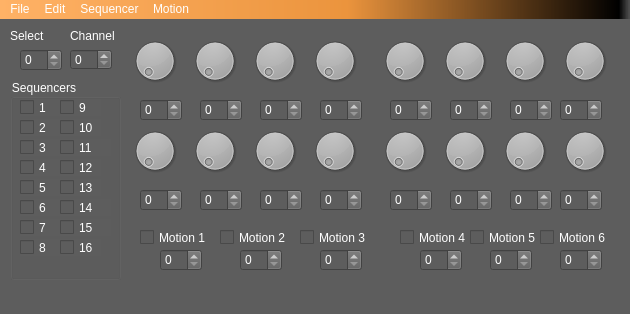
<?xml version="1.0" encoding="UTF-8"?>
<ui version="4.0">
 <class>MainWindow</class>
 <widget class="QMainWindow" name="MainWindow">
  <property name="geometry">
   <rect>
    <x>0</x>
    <y>0</y>
    <width>630</width>
    <height>314</height>
   </rect>
  </property>
  <property name="windowTitle">
   <string>MainWindow</string>
  </property>
  <property name="styleSheet">
   <string notr="true">background-color: rgb(93, 93, 93);
color: rgb(255, 255, 255);</string>
  </property>
  <widget class="QWidget" name="centralwidget">
   <widget class="QSpinBox" name="sbChannel">
    <property name="geometry">
     <rect>
      <x>70</x>
      <y>30</y>
      <width>42</width>
      <height>21</height>
     </rect>
    </property>
   </widget>
   <widget class="QLabel" name="label">
    <property name="geometry">
     <rect>
      <x>70</x>
      <y>10</y>
      <width>46</width>
      <height>13</height>
     </rect>
    </property>
    <property name="text">
     <string>Channel</string>
    </property>
   </widget>
   <widget class="QDial" name="dMotion1">
    <property name="geometry">
     <rect>
      <x>130</x>
      <y>10</y>
      <width>50</width>
      <height>64</height>
     </rect>
    </property>
   </widget>
   <widget class="QDial" name="dMotion2">
    <property name="geometry">
     <rect>
      <x>190</x>
      <y>10</y>
      <width>50</width>
      <height>64</height>
     </rect>
    </property>
   </widget>
   <widget class="QDial" name="dMotion3">
    <property name="geometry">
     <rect>
      <x>250</x>
      <y>10</y>
      <width>50</width>
      <height>64</height>
     </rect>
    </property>
   </widget>
   <widget class="QDial" name="dMotion4">
    <property name="geometry">
     <rect>
      <x>310</x>
      <y>10</y>
      <width>50</width>
      <height>64</height>
     </rect>
    </property>
   </widget>
   <widget class="QDial" name="dMotion5">
    <property name="geometry">
     <rect>
      <x>380</x>
      <y>10</y>
      <width>50</width>
      <height>64</height>
     </rect>
    </property>
   </widget>
   <widget class="QDial" name="dMotion6">
    <property name="geometry">
     <rect>
      <x>440</x>
      <y>10</y>
      <width>50</width>
      <height>64</height>
     </rect>
    </property>
   </widget>
   <widget class="QDial" name="dMotion7">
    <property name="geometry">
     <rect>
      <x>500</x>
      <y>10</y>
      <width>50</width>
      <height>64</height>
     </rect>
    </property>
   </widget>
   <widget class="QDial" name="dMotion8">
    <property name="geometry">
     <rect>
      <x>560</x>
      <y>10</y>
      <width>50</width>
      <height>64</height>
     </rect>
    </property>
   </widget>
   <widget class="QDial" name="dMotion14">
    <property name="geometry">
     <rect>
      <x>440</x>
      <y>100</y>
      <width>50</width>
      <height>64</height>
     </rect>
    </property>
   </widget>
   <widget class="QDial" name="dMotion9">
    <property name="geometry">
     <rect>
      <x>130</x>
      <y>100</y>
      <width>50</width>
      <height>64</height>
     </rect>
    </property>
   </widget>
   <widget class="QDial" name="dMotion13">
    <property name="geometry">
     <rect>
      <x>380</x>
      <y>100</y>
      <width>50</width>
      <height>64</height>
     </rect>
    </property>
   </widget>
   <widget class="QDial" name="dMotion15">
    <property name="geometry">
     <rect>
      <x>500</x>
      <y>100</y>
      <width>50</width>
      <height>64</height>
     </rect>
    </property>
   </widget>
   <widget class="QDial" name="dMotion16">
    <property name="geometry">
     <rect>
      <x>560</x>
      <y>100</y>
      <width>50</width>
      <height>64</height>
     </rect>
    </property>
   </widget>
   <widget class="QDial" name="dMotion10">
    <property name="geometry">
     <rect>
      <x>190</x>
      <y>100</y>
      <width>50</width>
      <height>64</height>
     </rect>
    </property>
   </widget>
   <widget class="QDial" name="dMotion11">
    <property name="geometry">
     <rect>
      <x>250</x>
      <y>100</y>
      <width>50</width>
      <height>64</height>
     </rect>
    </property>
   </widget>
   <widget class="QDial" name="dMotion12">
    <property name="geometry">
     <rect>
      <x>310</x>
      <y>100</y>
      <width>50</width>
      <height>64</height>
     </rect>
    </property>
   </widget>
   <widget class="QSpinBox" name="sbCC1">
    <property name="geometry">
     <rect>
      <x>140</x>
      <y>80</y>
      <width>42</width>
      <height>22</height>
     </rect>
    </property>
   </widget>
   <widget class="QSpinBox" name="sbCC2">
    <property name="geometry">
     <rect>
      <x>200</x>
      <y>80</y>
      <width>42</width>
      <height>22</height>
     </rect>
    </property>
   </widget>
   <widget class="QSpinBox" name="sbCC3">
    <property name="geometry">
     <rect>
      <x>260</x>
      <y>80</y>
      <width>42</width>
      <height>22</height>
     </rect>
    </property>
   </widget>
   <widget class="QSpinBox" name="sbCC4">
    <property name="geometry">
     <rect>
      <x>320</x>
      <y>80</y>
      <width>42</width>
      <height>22</height>
     </rect>
    </property>
   </widget>
   <widget class="QSpinBox" name="sbCC5">
    <property name="geometry">
     <rect>
      <x>390</x>
      <y>80</y>
      <width>42</width>
      <height>22</height>
     </rect>
    </property>
   </widget>
   <widget class="QSpinBox" name="sbCC6">
    <property name="geometry">
     <rect>
      <x>450</x>
      <y>80</y>
      <width>42</width>
      <height>22</height>
     </rect>
    </property>
   </widget>
   <widget class="QSpinBox" name="sbCC7">
    <property name="geometry">
     <rect>
      <x>510</x>
      <y>80</y>
      <width>42</width>
      <height>22</height>
     </rect>
    </property>
   </widget>
   <widget class="QSpinBox" name="sbCC8">
    <property name="geometry">
     <rect>
      <x>560</x>
      <y>80</y>
      <width>42</width>
      <height>22</height>
     </rect>
    </property>
   </widget>
   <widget class="QSpinBox" name="snCC14">
    <property name="geometry">
     <rect>
      <x>450</x>
      <y>170</y>
      <width>42</width>
      <height>22</height>
     </rect>
    </property>
   </widget>
   <widget class="QSpinBox" name="sbCC12">
    <property name="geometry">
     <rect>
      <x>320</x>
      <y>170</y>
      <width>42</width>
      <height>22</height>
     </rect>
    </property>
   </widget>
   <widget class="QSpinBox" name="sbCC13">
    <property name="geometry">
     <rect>
      <x>390</x>
      <y>170</y>
      <width>42</width>
      <height>22</height>
     </rect>
    </property>
   </widget>
   <widget class="QSpinBox" name="sbCC9">
    <property name="geometry">
     <rect>
      <x>140</x>
      <y>170</y>
      <width>42</width>
      <height>22</height>
     </rect>
    </property>
   </widget>
   <widget class="QSpinBox" name="sbCC11">
    <property name="geometry">
     <rect>
      <x>260</x>
      <y>170</y>
      <width>42</width>
      <height>22</height>
     </rect>
    </property>
   </widget>
   <widget class="QSpinBox" name="sbCC16">
    <property name="geometry">
     <rect>
      <x>560</x>
      <y>170</y>
      <width>42</width>
      <height>22</height>
     </rect>
    </property>
   </widget>
   <widget class="QSpinBox" name="sbCC10">
    <property name="geometry">
     <rect>
      <x>200</x>
      <y>170</y>
      <width>42</width>
      <height>22</height>
     </rect>
    </property>
   </widget>
   <widget class="QSpinBox" name="sbCC15">
    <property name="geometry">
     <rect>
      <x>510</x>
      <y>170</y>
      <width>42</width>
      <height>22</height>
     </rect>
    </property>
   </widget>
   <widget class="QSpinBox" name="sbSelect">
    <property name="geometry">
     <rect>
      <x>20</x>
      <y>30</y>
      <width>42</width>
      <height>22</height>
     </rect>
    </property>
   </widget>
   <widget class="QLabel" name="label_2">
    <property name="geometry">
     <rect>
      <x>10</x>
      <y>10</y>
      <width>46</width>
      <height>13</height>
     </rect>
    </property>
    <property name="text">
     <string>Select</string>
    </property>
   </widget>
   <widget class="QGroupBox" name="groupBox">
    <property name="geometry">
     <rect>
      <x>10</x>
      <y>60</y>
      <width>111</width>
      <height>201</height>
     </rect>
    </property>
    <property name="title">
     <string>Sequencers</string>
    </property>
    <widget class="QCheckBox" name="chkSeq1">
     <property name="geometry">
      <rect>
       <x>10</x>
       <y>20</y>
       <width>70</width>
       <height>17</height>
      </rect>
     </property>
     <property name="text">
      <string>1</string>
     </property>
    </widget>
    <widget class="QCheckBox" name="chkSeq2">
     <property name="geometry">
      <rect>
       <x>10</x>
       <y>40</y>
       <width>70</width>
       <height>17</height>
      </rect>
     </property>
     <property name="text">
      <string>2</string>
     </property>
    </widget>
    <widget class="QCheckBox" name="chkSeq3">
     <property name="geometry">
      <rect>
       <x>10</x>
       <y>60</y>
       <width>70</width>
       <height>17</height>
      </rect>
     </property>
     <property name="text">
      <string>3</string>
     </property>
    </widget>
    <widget class="QCheckBox" name="chkSeq4">
     <property name="geometry">
      <rect>
       <x>10</x>
       <y>80</y>
       <width>70</width>
       <height>17</height>
      </rect>
     </property>
     <property name="text">
      <string>4</string>
     </property>
    </widget>
    <widget class="QCheckBox" name="chkSeq5">
     <property name="geometry">
      <rect>
       <x>10</x>
       <y>100</y>
       <width>70</width>
       <height>17</height>
      </rect>
     </property>
     <property name="text">
      <string>5</string>
     </property>
    </widget>
    <widget class="QCheckBox" name="chkSeq6">
     <property name="geometry">
      <rect>
       <x>10</x>
       <y>120</y>
       <width>70</width>
       <height>17</height>
      </rect>
     </property>
     <property name="text">
      <string>6</string>
     </property>
    </widget>
    <widget class="QCheckBox" name="chkSeq7">
     <property name="geometry">
      <rect>
       <x>10</x>
       <y>140</y>
       <width>70</width>
       <height>17</height>
      </rect>
     </property>
     <property name="text">
      <string>7</string>
     </property>
    </widget>
    <widget class="QCheckBox" name="chkSeq8">
     <property name="geometry">
      <rect>
       <x>10</x>
       <y>160</y>
       <width>70</width>
       <height>17</height>
      </rect>
     </property>
     <property name="text">
      <string>8</string>
     </property>
    </widget>
    <widget class="QCheckBox" name="chkSeq9">
     <property name="geometry">
      <rect>
       <x>50</x>
       <y>20</y>
       <width>41</width>
       <height>17</height>
      </rect>
     </property>
     <property name="text">
      <string>9</string>
     </property>
    </widget>
    <widget class="QCheckBox" name="chkSeq10">
     <property name="geometry">
      <rect>
       <x>50</x>
       <y>40</y>
       <width>41</width>
       <height>17</height>
      </rect>
     </property>
     <property name="text">
      <string>10</string>
     </property>
    </widget>
    <widget class="QCheckBox" name="chkSeq11">
     <property name="geometry">
      <rect>
       <x>50</x>
       <y>60</y>
       <width>51</width>
       <height>17</height>
      </rect>
     </property>
     <property name="text">
      <string>11</string>
     </property>
    </widget>
    <widget class="QCheckBox" name="chkSeq12">
     <property name="geometry">
      <rect>
       <x>50</x>
       <y>80</y>
       <width>41</width>
       <height>17</height>
      </rect>
     </property>
     <property name="text">
      <string>12</string>
     </property>
    </widget>
    <widget class="QCheckBox" name="chkSeq13">
     <property name="geometry">
      <rect>
       <x>50</x>
       <y>100</y>
       <width>41</width>
       <height>17</height>
      </rect>
     </property>
     <property name="text">
      <string>13</string>
     </property>
    </widget>
    <widget class="QCheckBox" name="chkSeq14">
     <property name="geometry">
      <rect>
       <x>50</x>
       <y>120</y>
       <width>51</width>
       <height>17</height>
      </rect>
     </property>
     <property name="text">
      <string>14</string>
     </property>
    </widget>
    <widget class="QCheckBox" name="chkSeq15">
     <property name="geometry">
      <rect>
       <x>50</x>
       <y>140</y>
       <width>51</width>
       <height>17</height>
      </rect>
     </property>
     <property name="text">
      <string>15</string>
     </property>
    </widget>
    <widget class="QCheckBox" name="chkSeq16">
     <property name="geometry">
      <rect>
       <x>50</x>
       <y>160</y>
       <width>41</width>
       <height>17</height>
      </rect>
     </property>
     <property name="text">
      <string>16</string>
     </property>
    </widget>
   </widget>
   <widget class="QCheckBox" name="chkMotion1">
    <property name="geometry">
     <rect>
      <x>140</x>
      <y>210</y>
      <width>70</width>
      <height>17</height>
     </rect>
    </property>
    <property name="text">
     <string>Motion 1</string>
    </property>
   </widget>
   <widget class="QSpinBox" name="sbCC17">
    <property name="geometry">
     <rect>
      <x>160</x>
      <y>230</y>
      <width>42</width>
      <height>22</height>
     </rect>
    </property>
   </widget>
   <widget class="QSpinBox" name="sbCC18">
    <property name="geometry">
     <rect>
      <x>240</x>
      <y>230</y>
      <width>42</width>
      <height>22</height>
     </rect>
    </property>
   </widget>
   <widget class="QCheckBox" name="chkMotion2">
    <property name="geometry">
     <rect>
      <x>220</x>
      <y>210</y>
      <width>70</width>
      <height>17</height>
     </rect>
    </property>
    <property name="text">
     <string>Motion 2</string>
    </property>
   </widget>
   <widget class="QSpinBox" name="sbCC19">
    <property name="geometry">
     <rect>
      <x>320</x>
      <y>230</y>
      <width>42</width>
      <height>22</height>
     </rect>
    </property>
   </widget>
   <widget class="QCheckBox" name="chkMotion3">
    <property name="geometry">
     <rect>
      <x>300</x>
      <y>210</y>
      <width>70</width>
      <height>17</height>
     </rect>
    </property>
    <property name="text">
     <string>Motion 3</string>
    </property>
   </widget>
   <widget class="QSpinBox" name="sbCC20">
    <property name="geometry">
     <rect>
      <x>420</x>
      <y>230</y>
      <width>42</width>
      <height>22</height>
     </rect>
    </property>
   </widget>
   <widget class="QCheckBox" name="chkMotion4">
    <property name="geometry">
     <rect>
      <x>400</x>
      <y>210</y>
      <width>70</width>
      <height>17</height>
     </rect>
    </property>
    <property name="text">
     <string>Motion 4</string>
    </property>
   </widget>
   <widget class="QSpinBox" name="snCC21">
    <property name="geometry">
     <rect>
      <x>490</x>
      <y>230</y>
      <width>42</width>
      <height>22</height>
     </rect>
    </property>
   </widget>
   <widget class="QCheckBox" name="chkMotion5">
    <property name="geometry">
     <rect>
      <x>470</x>
      <y>210</y>
      <width>70</width>
      <height>17</height>
     </rect>
    </property>
    <property name="text">
     <string>Motion 5</string>
    </property>
   </widget>
   <widget class="QSpinBox" name="sbCC22">
    <property name="geometry">
     <rect>
      <x>560</x>
      <y>230</y>
      <width>42</width>
      <height>22</height>
     </rect>
    </property>
   </widget>
   <widget class="QCheckBox" name="chkMotion6">
    <property name="geometry">
     <rect>
      <x>540</x>
      <y>210</y>
      <width>70</width>
      <height>17</height>
     </rect>
    </property>
    <property name="text">
     <string>Motion 6</string>
    </property>
   </widget>
  </widget>
  <widget class="QMenuBar" name="menubar">
   <property name="geometry">
    <rect>
     <x>0</x>
     <y>0</y>
     <width>630</width>
     <height>21</height>
    </rect>
   </property>
   <property name="layoutDirection">
    <enum>Qt::LeftToRight</enum>
   </property>
   <property name="autoFillBackground">
    <bool>false</bool>
   </property>
   <property name="styleSheet">
    <string notr="true">background-color: qlineargradient(spread:pad, x1:0, y1:0, x2:1, y2:0, stop:0 rgba(255, 178, 102, 255), stop:0.55 rgba(235, 148, 61, 255), stop:0.98 rgba(0, 0, 0, 255), stop:1 rgba(0, 0, 0, 0));
selection-background-color: rgb(0, 0, 0);</string>
   </property>
   <widget class="QMenu" name="menuFile">
    <property name="styleSheet">
     <string notr="true">background-color: qlineargradient(spread:pad, x1:0, y1:0, x2:1, y2:0, stop:0 rgba(255, 178, 102, 255), stop:0.55 rgba(235, 148, 61, 255), stop:0.98 rgba(0, 0, 0, 255), stop:1 rgba(0, 0, 0, 0));</string>
    </property>
    <property name="title">
     <string>File</string>
    </property>
    <addaction name="actionSave"/>
   </widget>
   <widget class="QMenu" name="menuSequencer">
    <property name="title">
     <string>Sequencer</string>
    </property>
    <addaction name="actionErase"/>
    <addaction name="actionQuantize"/>
    <addaction name="actionTranspose"/>
    <addaction name="actionShift_Left"/>
    <addaction name="actionShift_Right"/>
    <addaction name="actionStep"/>
    <addaction name="separator"/>
    <addaction name="actionConfig"/>
    <addaction name="actionRecording_2"/>
    <addaction name="actionLatch_Notes"/>
   </widget>
   <widget class="QMenu" name="menuEdit">
    <property name="title">
     <string>Edit</string>
    </property>
    <addaction name="actionCopy"/>
    <addaction name="actionPaste"/>
    <addaction name="separator"/>
    <addaction name="actionOptions"/>
    <addaction name="actionSync_Ports"/>
   </widget>
   <widget class="QMenu" name="menuMotion">
    <property name="title">
     <string>Motion</string>
    </property>
    <addaction name="actionClear"/>
    <addaction name="actionRecording"/>
   </widget>
   <addaction name="menuFile"/>
   <addaction name="menuEdit"/>
   <addaction name="menuSequencer"/>
   <addaction name="menuMotion"/>
  </widget>
  <widget class="QStatusBar" name="statusbar"/>
  <action name="actionSave">
   <property name="text">
    <string>Save</string>
   </property>
  </action>
  <action name="actionErase">
   <property name="text">
    <string>Erase</string>
   </property>
  </action>
  <action name="actionQuantize">
   <property name="text">
    <string>Quantize</string>
   </property>
  </action>
  <action name="actionTranspose">
   <property name="text">
    <string>Transpose</string>
   </property>
  </action>
  <action name="actionShift_Left">
   <property name="text">
    <string>Shift Left</string>
   </property>
  </action>
  <action name="actionShift_Right">
   <property name="text">
    <string>Shift Right</string>
   </property>
  </action>
  <action name="actionStep">
   <property name="text">
    <string>Step </string>
   </property>
  </action>
  <action name="actionCopy">
   <property name="text">
    <string>Copy</string>
   </property>
  </action>
  <action name="actionPaste">
   <property name="text">
    <string>Paste</string>
   </property>
  </action>
  <action name="actionOptions">
   <property name="text">
    <string>Options</string>
   </property>
  </action>
  <action name="actionSync_Ports">
   <property name="text">
    <string>Sync Ports</string>
   </property>
  </action>
  <action name="actionClear">
   <property name="text">
    <string>Clear</string>
   </property>
  </action>
  <action name="actionConfig">
   <property name="text">
    <string>Config</string>
   </property>
  </action>
  <action name="actionRecording">
   <property name="checkable">
    <bool>true</bool>
   </property>
   <property name="text">
    <string>Recording</string>
   </property>
  </action>
  <action name="actionRecording_2">
   <property name="checkable">
    <bool>true</bool>
   </property>
   <property name="text">
    <string>Recording</string>
   </property>
  </action>
  <action name="actionLatch_Notes">
   <property name="checkable">
    <bool>true</bool>
   </property>
   <property name="text">
    <string>Latch Notes</string>
   </property>
  </action>
 </widget>
 <resources/>
 <connections/>
</ui>
